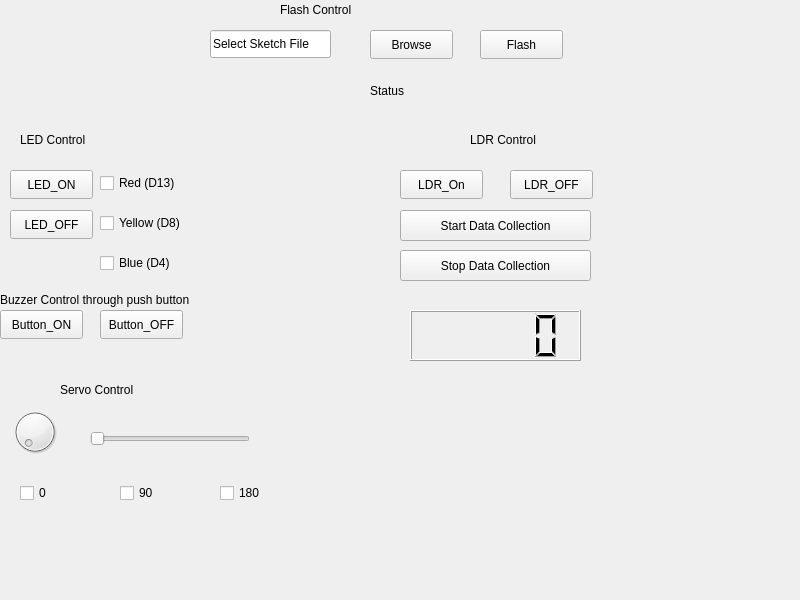
<?xml version="1.0" encoding="UTF-8"?>
<ui version="4.0">
 <class>Widget</class>
 <widget class="QWidget" name="Widget">
  <property name="geometry">
   <rect>
    <x>0</x>
    <y>0</y>
    <width>800</width>
    <height>600</height>
   </rect>
  </property>
  <property name="windowTitle">
   <string>Widget</string>
  </property>
  <widget class="QPushButton" name="Button_Off">
   <property name="geometry">
    <rect>
     <x>100</x>
     <y>310</y>
     <width>83</width>
     <height>29</height>
    </rect>
   </property>
   <property name="text">
    <string>Button_OFF</string>
   </property>
  </widget>
  <widget class="QSlider" name="servo_control_slide">
   <property name="geometry">
    <rect>
     <x>90</x>
     <y>430</y>
     <width>160</width>
     <height>18</height>
    </rect>
   </property>
   <property name="orientation">
    <enum>Qt::Orientation::Horizontal</enum>
   </property>
  </widget>
  <widget class="QPushButton" name="Led_Off">
   <property name="geometry">
    <rect>
     <x>10</x>
     <y>210</y>
     <width>83</width>
     <height>29</height>
    </rect>
   </property>
   <property name="text">
    <string>LED_OFF</string>
   </property>
  </widget>
  <widget class="QCheckBox" name="checkBlue">
   <property name="geometry">
    <rect>
     <x>100</x>
     <y>250</y>
     <width>93</width>
     <height>26</height>
    </rect>
   </property>
   <property name="text">
    <string>Blue (D4)</string>
   </property>
  </widget>
  <widget class="QPushButton" name="Led_On">
   <property name="geometry">
    <rect>
     <x>10</x>
     <y>170</y>
     <width>83</width>
     <height>29</height>
    </rect>
   </property>
   <property name="text">
    <string>LED_ON</string>
   </property>
  </widget>
  <widget class="QPushButton" name="Button_On">
   <property name="geometry">
    <rect>
     <x>0</x>
     <y>310</y>
     <width>83</width>
     <height>29</height>
    </rect>
   </property>
   <property name="text">
    <string>Button_ON</string>
   </property>
  </widget>
  <widget class="QCheckBox" name="set_180">
   <property name="geometry">
    <rect>
     <x>220</x>
     <y>480</y>
     <width>93</width>
     <height>26</height>
    </rect>
   </property>
   <property name="text">
    <string>180</string>
   </property>
  </widget>
  <widget class="QDial" name="servo_control_rotate">
   <property name="geometry">
    <rect>
     <x>10</x>
     <y>400</y>
     <width>50</width>
     <height>64</height>
    </rect>
   </property>
  </widget>
  <widget class="QLabel" name="label">
   <property name="geometry">
    <rect>
     <x>60</x>
     <y>380</y>
     <width>91</width>
     <height>20</height>
    </rect>
   </property>
   <property name="text">
    <string>Servo Control</string>
   </property>
  </widget>
  <widget class="QCheckBox" name="checkYellow">
   <property name="geometry">
    <rect>
     <x>100</x>
     <y>210</y>
     <width>101</width>
     <height>26</height>
    </rect>
   </property>
   <property name="text">
    <string>Yellow (D8)</string>
   </property>
  </widget>
  <widget class="QLabel" name="label_4">
   <property name="geometry">
    <rect>
     <x>280</x>
     <y>0</y>
     <width>91</width>
     <height>20</height>
    </rect>
   </property>
   <property name="text">
    <string>Flash Control</string>
   </property>
  </widget>
  <widget class="QLabel" name="label_2">
   <property name="geometry">
    <rect>
     <x>20</x>
     <y>130</y>
     <width>91</width>
     <height>20</height>
    </rect>
   </property>
   <property name="text">
    <string>LED Control</string>
   </property>
  </widget>
  <widget class="QPushButton" name="flashButton">
   <property name="geometry">
    <rect>
     <x>480</x>
     <y>30</y>
     <width>83</width>
     <height>29</height>
    </rect>
   </property>
   <property name="text">
    <string>Flash</string>
   </property>
  </widget>
  <widget class="QPushButton" name="browseButton">
   <property name="geometry">
    <rect>
     <x>370</x>
     <y>30</y>
     <width>83</width>
     <height>29</height>
    </rect>
   </property>
   <property name="text">
    <string>Browse</string>
   </property>
  </widget>
  <widget class="QCheckBox" name="set_90">
   <property name="geometry">
    <rect>
     <x>120</x>
     <y>480</y>
     <width>93</width>
     <height>26</height>
    </rect>
   </property>
   <property name="text">
    <string>90</string>
   </property>
  </widget>
  <widget class="QLabel" name="label_3">
   <property name="geometry">
    <rect>
     <x>0</x>
     <y>290</y>
     <width>311</width>
     <height>20</height>
    </rect>
   </property>
   <property name="text">
    <string>Buzzer Control through push button</string>
   </property>
  </widget>
  <widget class="QCheckBox" name="set_0">
   <property name="geometry">
    <rect>
     <x>20</x>
     <y>480</y>
     <width>93</width>
     <height>26</height>
    </rect>
   </property>
   <property name="text">
    <string>0</string>
   </property>
  </widget>
  <widget class="QLineEdit" name="sketchPathEdit">
   <property name="geometry">
    <rect>
     <x>210</x>
     <y>30</y>
     <width>121</width>
     <height>28</height>
    </rect>
   </property>
   <property name="text">
    <string>Select Sketch File</string>
   </property>
  </widget>
  <widget class="QLabel" name="flashStatusLabel">
   <property name="geometry">
    <rect>
     <x>0</x>
     <y>60</y>
     <width>331</width>
     <height>51</height>
    </rect>
   </property>
   <property name="text">
    <string/>
   </property>
   <property name="wordWrap">
    <bool>true</bool>
   </property>
  </widget>
  <widget class="QCheckBox" name="checkRed">
   <property name="geometry">
    <rect>
     <x>100</x>
     <y>170</y>
     <width>93</width>
     <height>26</height>
    </rect>
   </property>
   <property name="text">
    <string>Red (D13)</string>
   </property>
  </widget>
  <widget class="QLabel" name="label_5">
   <property name="geometry">
    <rect>
     <x>470</x>
     <y>130</y>
     <width>91</width>
     <height>20</height>
    </rect>
   </property>
   <property name="text">
    <string>LDR Control</string>
   </property>
  </widget>
  <widget class="QPushButton" name="Light_sensor_On">
   <property name="geometry">
    <rect>
     <x>400</x>
     <y>170</y>
     <width>83</width>
     <height>29</height>
    </rect>
   </property>
   <property name="text">
    <string>LDR_On</string>
   </property>
  </widget>
  <widget class="QPushButton" name="Light_sensor_Off">
   <property name="geometry">
    <rect>
     <x>510</x>
     <y>170</y>
     <width>83</width>
     <height>29</height>
    </rect>
   </property>
   <property name="text">
    <string>LDR_OFF</string>
   </property>
  </widget>
  <widget class="QPushButton" name="startDataButton">
   <property name="geometry">
    <rect>
     <x>400</x>
     <y>210</y>
     <width>191</width>
     <height>31</height>
    </rect>
   </property>
   <property name="text">
    <string>Start Data Collection</string>
   </property>
  </widget>
  <widget class="QPushButton" name="stopDataButton">
   <property name="geometry">
    <rect>
     <x>400</x>
     <y>250</y>
     <width>191</width>
     <height>31</height>
    </rect>
   </property>
   <property name="text">
    <string>Stop Data Collection</string>
   </property>
  </widget>
  <widget class="QLCDNumber" name="sensorValue">
   <property name="geometry">
    <rect>
     <x>410</x>
     <y>310</y>
     <width>171</width>
     <height>51</height>
    </rect>
   </property>
  </widget>
  <widget class="QLabel" name="status_label">
   <property name="geometry">
    <rect>
     <x>370</x>
     <y>70</y>
     <width>381</width>
     <height>41</height>
    </rect>
   </property>
   <property name="text">
    <string>Status</string>
   </property>
  </widget>
 </widget>
 <resources/>
 <connections/>
</ui>
